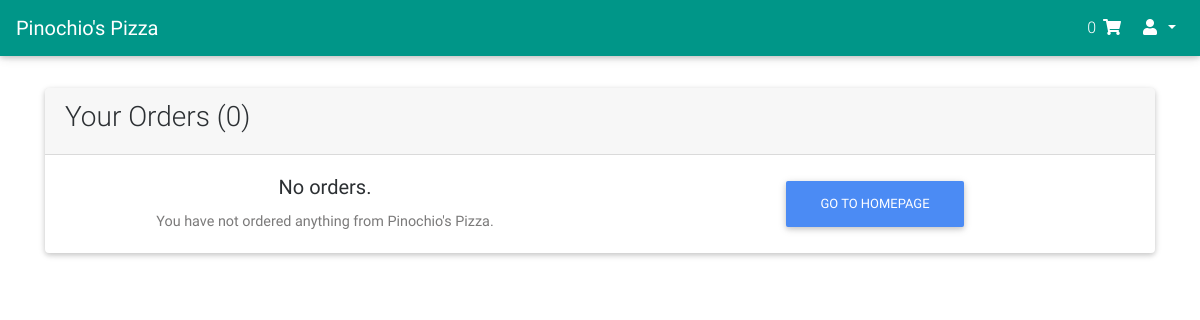
Before: /orders (signed in) with the older database file.
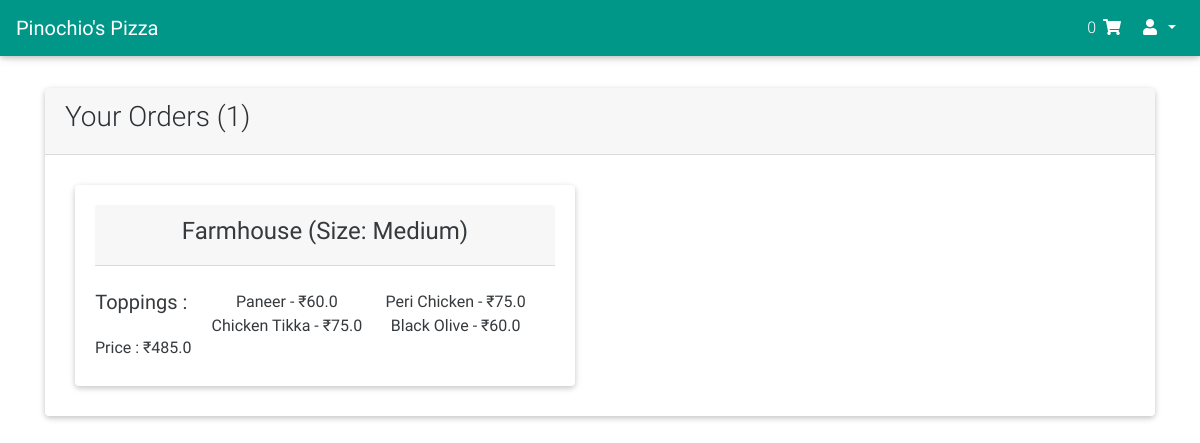
After: the same page with the newer database file.
### orders/models.py (models this page shows, shortened)
class Order(models.Model):
    user_id = models.ForeignKey(User, on_delete=models.CASCADE)
    pizza = models.ForeignKey(Pizza, on_delete=models.CASCADE)
    size = models.CharField(max_length=10, default="medium")
    toppings = models.ManyToManyField(Topping, blank=True)
    price = models.FloatField(max_length=6)
    status = models.ForeignKey(Status, on_delete=models.CASCADE)

class Pizza(models.Model):
    name = models.CharField(max_length=64)
    description = models.CharField(max_length=100)
    small_price = models.FloatField(max_length=5, default=0)
    medium_price = models.FloatField(max_length=5, default=0)
    large_price = models.FloatField(max_length=5, default=0)
    def __str__(self):
        return f"{self.name}"

class Topping(models.Model):
    name = models.CharField(max_length=20)
    description = models.CharField(max_length=100)
    price = models.FloatField(max_length=4)
    def __str__(self):
        return f"{self.name} - ₹{self.price}"

### orders/views.py (the view)
# urls.py: path("orders", views.orders, name="orders")
@login_required
def orders(request):
    try:
        user_orders = Order.objects.filter(Q(user_id=request.user, status=1) | Q(user_id=request.user, status=2))
        orders_count = user_orders.count()
        cart_orders_count = Order.objects.filter(user_id=request.user, status=3).count()
    except Order.DoesNotExist:
        cart_orders_count = 0
    context = {
        'orders': user_orders,
        'orders_count': orders_count,
        'cart_orders_count': cart_orders_count
    }
    return render(request, "orders/orders.html", context)

### orders/templates/orders/orders.html (shortened to what this page needs)
{% extends 'base.html' %}
{% load static %}
{% block css %}
    <link href="{% static 'css/cart.css' %}" rel="stylesheet">
{% endblock %}
{% block body %}
    <header>
      <nav class="navbar fixed-top navbar-expand-lg navbar-dark teal">
        <a class="navbar-brand" href="{% url 'home' %}"><strong>Pinochio's Pizza</strong></a>
        <div class="collapse navbar-collapse" id="navbarSupportedContent-333">
            <ul class="navbar-nav ml-auto nav-flex-icons">
              <li class="nav-item">
                <a class="nav-link waves-effect waves-light" href="{% url 'cart' %}">{{ cart_orders_count }}
                    <i class="fas fa-shopping-cart"></i>
                </a>
              </li>
              <li class="nav-item dropdown">
                <a class="nav-link dropdown-toggle" id="navbarDropdownMenuLink-333" data-toggle="dropdown"
                  aria-haspopup="true" aria-expanded="false">
                  <i class="fas fa-user"></i>{{ user.first_name }} {{ user.last_name }}
                </a>
              </li>
            </ul>
        </div>
      </nav>
    </header>
    <main class="text-center py-5">
        <div class="container">
            <div class="card">
                <div class="card-header d-flex justify-content-start">
                    <h3>Your Orders ({{orders_count}})<h3>
                </div>
                <div class="card-body row">
                    {% for order in orders %}
                    <div class="card-group col-6 orders" id="{{order.id}}">
                        <div class="card" style="margin:10px;">
                            <div class="card-body">
                                <div class="card-header d-flex justify-content-center">
                                    <h4>{{ order.pizza }} (Size: {{ order.size }}) </h4>
                                </div><br/>
                                <div class="row">
                                  <h5 class="card-title col-3">Toppings : </h5>
                                    <div class="col-9 row">
                                      {% for topping in order.toppings.all %}
                                      <span class="order_toppings col-6 p-0">
                                      {{ topping }}
                                      </span>
                                      {% empty %}
                                      <span class="order_toppings">
                                      None
                                      </span>
                                      {% endfor %}
                                    </div>
                                </div>
                                <h6 class="d-flex justify-content-start">Price : ₹
                                    <span class="order_price">{{ order.price }}</span>
                                </h6>
                            </div>
                        </div>
                    </div>
                    {% empty %}
                    <div class="col-6">
                    <h5 class="card-title col-12">No orders.</h5>
                    <p class="card-text col-12">You have not ordered anything from Pinochio's Pizza.</p>
                    </div>
                    <div class="col-6">
                    <a href="{% url 'home' %}" class="btn btn-primary">Go to HomePage</a>
                    </div>
                    {% endfor %}
                </div>
            </div>
        </div>
    </main>
{% endblock %}

### orders/templates/base.html (shortened to what this page needs)
{% load static %}
<!DOCTYPE html>
<html lang="en">
<head>
    <link rel="stylesheet" href="https://use.fontawesome.com/releases/v5.8.2/css/all.css">
    <link href="{% static 'css/bootstrap.min.css' %}" rel="stylesheet">
    <link href="{% static 'css/mdb.min.css' %}" rel="stylesheet">
    {% block css %}
    {% endblock %}
</head>
<body>
{% block body %}
{% endblock %}
</body>
</html>

### orders/static/css/cart.css (style rules this page uses)
html, body { height: 100%; background: url("../img/pizza-home-wallpaper.jpg")no-repeat center; background-size: 100%; background-attachment: fixed; }
header,.view { height: 5%; }
.card { opacity: 0.95; }
.order_toppings { font-size: medium; }

Changed rows visible on the page:
added Order: pizza "Farmhouse", size "Medium", price "485.0"
now on this page (row unchanged): Topping: name+price "Paneer - ₹60.0"
now on this page (row unchanged): Topping: name+price "Peri Chicken - ₹75.0"
now on this page (row unchanged): Topping: name+price "Chicken Tikka - ₹75.0"
now on this page (row unchanged): Topping: name+price "Black Olive - ₹60.0"
Other visible differences:
{{ orders_count }}: "0" → "1"
text no longer shown: "No orders. You have not ordered anything from Pinochio's Pizza. GO TO HOMEPAGE"
